Frame 1 (no input): blank canvas, image omitted
Frame 60 (the mouse pressed at the canvas centre just before this capture): blank canvas, image omitted
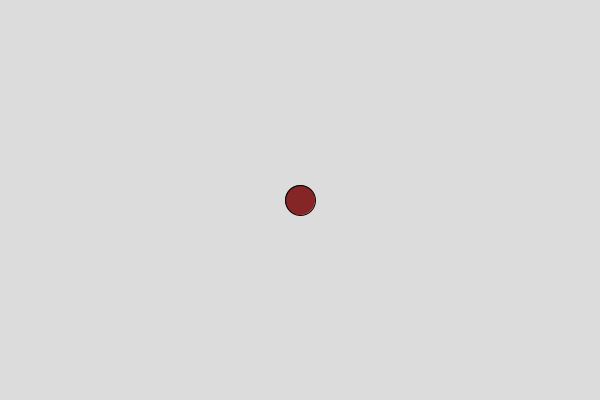
Frame 120 (the mouse held since frame 60 and released just before this capture)

The Processing sketch whose frames 1 and 60 were blank and that drew this single picture after the mouse press (run headless with seeded random() and noise(); from frame 60 on, the mouse is pressed at the canvas centre):

// Processing sketch: Tarea8_RegistroClicks
// ── Tarea8_RegistroClicks.pde
int maxPuntos = 10;
float[] xs = new float[maxPuntos];
float[] ys = new float[maxPuntos];

int indice = 0;
int total = 0;

void setup() {
  size(600, 400);
}

void draw() {
  background(220);

  for (int i = 0; i < total; i++) {
    fill(#862525);
    ellipse(xs[i], ys[i], 30, 30);
  }
}

void mousePressed() {
  xs[indice] = mouseX;
  ys[indice] = mouseY;

  indice = indice + 1;

  if (indice == maxPuntos) {
    indice = 0;
  }

  if (total < maxPuntos) {
    total = total + 1;
  }
}
